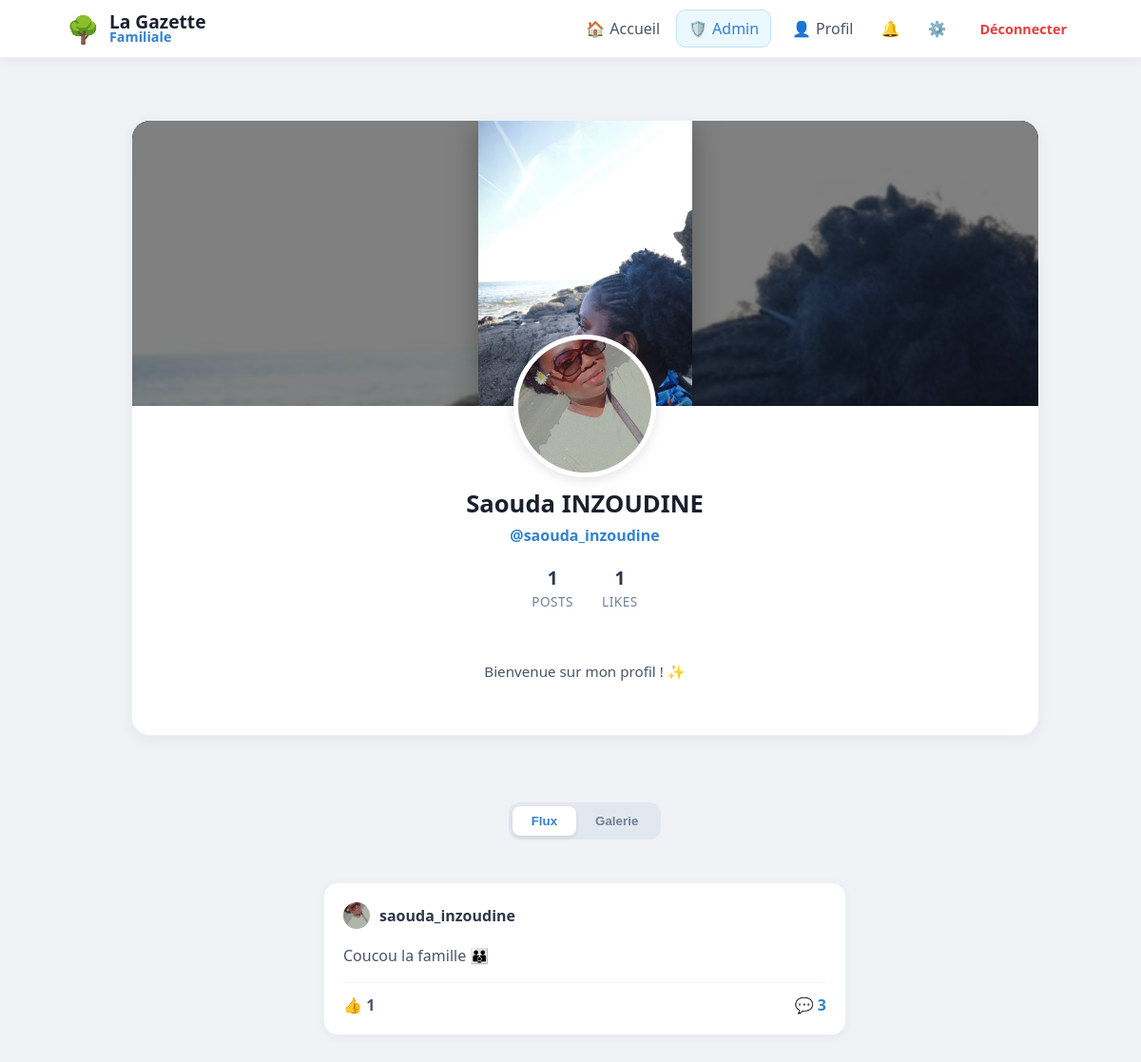
Page /user/saouda_inzoudine (signed in) on the earlier database version.
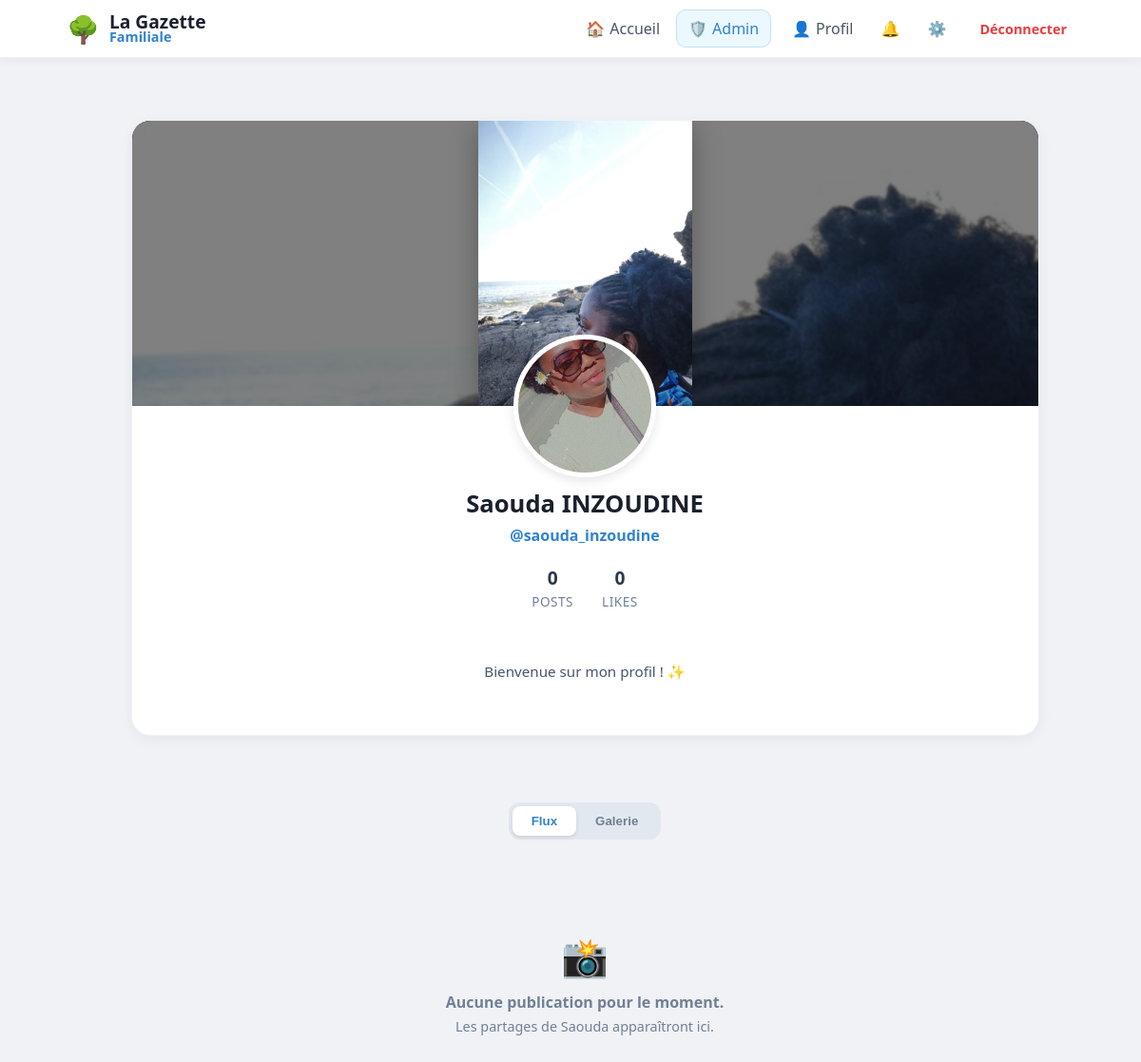
Same page on the later database version.
### tables this page shows
CREATE TABLE users (
                id INTEGER PRIMARY KEY AUTOINCREMENT, 
                email TEXT UNIQUE, 
                firstname TEXT, 
                lastname TEXT, 
                username TEXT UNIQUE, 
                password TEXT, 
                avatar TEXT,
                cover TEXT,
                bio TEXT,
                is_approved INTEGER DEFAULT 0,
                is_admin INTEGER DEFAULT 0
            );

CREATE TABLE posts (
                id INTEGER PRIMARY KEY AUTOINCREMENT, 
                username TEXT, 
                content TEXT, 
                likes INTEGER DEFAULT 0, 
                image TEXT,
                created_at DATETIME DEFAULT CURRENT_TIMESTAMP
            );

### app.py (the view)
@app.route("/user/<username>")
@login_required
def profile(username):
    with get_db() as db:
        user_info = db.execute("SELECT * FROM users WHERE username = ?", (username,)).fetchone()
        if not user_info:
            flash("Utilisateur introuvable", "danger")
            return redirect(url_for('home'))
        posts_query = db.execute("""
            SELECT posts.*, users.avatar AS user_avatar,
                (SELECT COUNT(*) FROM reactions WHERE post_id=posts.id AND type='thumb') as thumbs,
                (SELECT COUNT(*) FROM reactions WHERE post_id=posts.id AND type='heart') as hearts
            FROM posts
            JOIN users ON posts.username = users.username
            WHERE posts.username=?
            ORDER BY posts.id DESC
        """, (username,)).fetchall()
        posts = [dict(row) for row in posts_query]
        for post in posts:
            medias = db.execute("SELECT filename, file_type FROM post_medias WHERE post_id = ?",
                                (post['id'],)).fetchall()
            post['medias'] = [dict(m) for m in medias]
            comments = db.execute("""
                SELECT comments.*, users.avatar AS user_avatar
                FROM comments
                JOIN users ON comments.username = users.username
                WHERE post_id = ?
                ORDER BY created_at ASC
            """, (post['id'],)).fetchall()
            post['comments'] = [dict(c) for c in comments]
        posts_count = len(posts)
        total_reactions = sum((p['thumbs'] or 0) + (p['hearts'] or 0) for p in posts)
    return render_template(
        "profile.html",
        posts=posts,
        user=user_info,
        posts_count=posts_count,
        likes_received=total_reactions
    )

### app.py (called while the page is built)
def get_db():
    db = sqlite3.connect("database.db")
    db.row_factory = sqlite3.Row
    return db

def login_required(f):
    @wraps(f)
    def decorated_function(*args, **kwargs):
        if "user" not in session:
            flash("Veuillez vous connecter pour accéder à cette page.", "info")
            return redirect("/login")
        return f(*args, **kwargs)
    return decorated_function

@app.context_processor
def inject_global_stats():
    stats = {'total_users': 0, 'total_posts': 0}
    if session.get('user'):
        db = get_db()
        u_count = db.execute("SELECT COUNT(*) FROM users WHERE is_approved = 1").fetchone()[0]
        p_count = db.execute("SELECT COUNT(*) FROM posts").fetchone()[0]
        stats = {'total_users': u_count, 'total_posts': p_count}
    return stats

@app.context_processor
def inject_pending_count():
    if session.get('is_admin'):
        db = get_db()
        count = db.execute("SELECT COUNT(*) as total FROM users WHERE is_approved = 0").fetchone()
        return {'pending_count': count['total']}
    return {'pending_count': 0}

@app.context_processor
def inject_notifications_count():
    if session.get('user'):
        db = get_db()
        count = db.execute("SELECT COUNT(*) FROM notifications WHERE username = ? AND is_read = 0",
                           (session['user'],)).fetchone()[0]
        return {'unread_count': count}
    return {'unread_count': 0}

### templates/profile.html (shortened to what this page needs)
{% extends "base.html" %}
{% block content %}
<div class="main-container">
    <div class="profile-header-card">
        <div class="cover-wrapper">
            <div class="cover-main-img"></div>
        </div>
        <div style="text-align: center; padding-bottom: 25px;">
            <div class="avatar-container">
                <img src="{{ url_for('static', filename='avatars/' + (user.avatar if user.avatar else 'default.png')) }}" class="profile-avatar-img">
            </div>
            <h2 style="margin: 0; font-size: 1.6em; color: #1a202c;">{{ user.firstname }} {{ user.lastname }}</h2>
            <p style="margin: 5px 0 15px 0; color: #3182ce; font-weight: 600;">@{{ user.username }}</p>
            <div class="profile-stats">
                <div class="stat-box">
                    <span class="stat-value">{{ posts|length }}</span>
                    <span class="stat-label">Posts</span>
                </div>
                <div class="stat-box">
                    <span class="stat-value">
                        {% set total_likes = namespace(value=0) %}
                        {% for post in posts %}{% set total_likes.value = total_likes.value + (post.thumbs|int) %}{% endfor %}
                        {{ total_likes.value }}
                    </span>
                    <span class="stat-label">Likes</span>
                </div>
            </div>
            <div class="profile-bio">
                {% if user.bio %}
                    {{ user.bio }}
                {% else %}
                    Bienvenue sur mon profil ! ✨
                {% endif %}
            </div>
        </div>
    </div>
    <div class="nav-container">
        <div class="modern-nav">
            <button onclick="switchView('feed')" id="btn-feed" class="nav-item-btn active">Flux</button>
            <button onclick="switchView('grid')" id="btn-grid" class="nav-item-btn">Galerie</button>
        </div>
    </div>
    <div style="grid-column: 1 / -1;">
        <div id="view-feed">
            <div style="display: flex; flex-direction: column; align-items: center;">
                {% if posts %}
                    {% for post in posts %}
                    <div class="post-card">
                        <div style="display: flex; align-items: center; gap: 10px; margin-bottom: 12px;">
                            <img src="{{ url_for('static', filename='avatars/' + (post.user_avatar if post.user_avatar else 'default.png')) }}" class="comment-avatar">
                            <strong style="color: #2d3748;">{{ post.username }}</strong>
                        </div>
                        <p style="color: #4a5568; line-height: 1.5;">{{ post.content }}</p>
                        <div style="display: flex; justify-content: space-between; margin-top: 15px; border-top: 1px solid #f1f5f9; padding-top: 12px;">
                            <span style="font-weight: 700; color: #4a5568;">👍 {{ post.thumbs or 0 }}</span>
                            <span style="color: #3182ce; cursor: pointer; font-weight: 700;" onclick="toggleComments('{{ post.id }}')">
                                💬 {{ post.comments|length }}
                            </span>
                        </div>
                    </div>
                    {% endfor %}
                {% else %}
                    <div style="text-align: center; padding: 50px 20px; color: #718096;">
                        <span style="font-size: 40px; display: block; margin-bottom: 10px;">📸</span>
                        <p style="font-weight: 600; margin: 0;">Aucune publication pour le moment.</p>
                        <p style="font-size: 0.9em; margin-top: 5px;">Les partages de {{ user.firstname }} apparaîtront ici.</p>
                    </div>
                {% endif %}
            </div>
        </div>
    </div>
</div>
{% endblock %}

### templates/base.html (shortened to what this page needs)
<!DOCTYPE html>
<html lang="fr">
<head>
    <link rel="stylesheet" href="{{ url_for('static', filename='style.css') }}">
</head>
<body>
<nav class="navbar">
    <div class="nav-content">
        <div class="nav-left">
            <a href="/" style="text-decoration: none; display: flex; align-items: center; gap: 10px;">
                <span style="font-size: 28px;">🌳</span>
                <div class="nav-text-container" style="display: flex; flex-direction: column;">
                    <span style="font-size: 1.2em; font-weight: 800; color: #1a202c; line-height: 1;">La Gazette</span>
                    <span style="font-size: 0.9em; font-weight: 600; color: var(--primary); line-height: 1;">Familiale</span>
                </div>
            </a>
        </div>
        <div class="nav-right" style="display: flex; align-items: center; gap: 5px;">
            <a href="/" class="nav-item">🏠 <span class="nav-text" style="margin-left:5px;">Accueil</span></a>
            {% if session.get("user") %}
            {% if session.get('is_admin') %}
            <a href="/admin/users" class="nav-item"
               style="background: #ebf8ff; color: var(--primary); border: 1px solid #bee3f8; margin-right: 5px;">
                🛡️ <span class="nav-text" style="margin-left:5px;">Admin</span>
            </a>
            {% endif %}
            <a href="{{ url_for('profile', username=session['user']) }}" class="nav-item">👤 <span class="nav-text"
                                                                                                  style="margin-left:5px;">Profil</span></a>
            <a href="/notifications" class="nav-item" style="position: relative;">
                🔔
            </a>
            <a href="/settings" class="nav-item">⚙️</a>
            <a href="/logout"
               style="color: var(--danger); text-decoration: none; font-weight: 700; font-size: 0.9em; margin-left:10px; padding: 8px;">Déconnecter</a>
            {% else %}
            <a href="/login" class="nav-item">Connexion</a>
            <a href="/register"
               style="background: var(--primary); color: white; padding: 8px 16px; border-radius: 10px; text-decoration: none; font-weight: 700; margin-left: 10px;">Rejoindre</a>
            {% endif %}
        </div>
    </div>
</nav>
<div class="main-container">
    {% block content %}{% endblock %}
</div>
</body>
</html>

### static/style.css (style rules this page uses)
body { font-family: 'Segoe UI', system-ui, -apple-system, sans-serif; background: #f0f2f5; margin: 0; color: #1a202c; }
nav { background: white; border-bottom: 1px solid #edf2f7; position: sticky; top: 0; z-index: 1000; }
.nav-item { display: flex; align-items: center; padding: 8px 12px; border-radius: 10px; text-decoration: none; transition: 0.2s; color: #4a5568; }

### templates/base.html (style rules this page uses)
:root { --bg-color: #f0f2f5; --primary: #3182ce; --text-main: #1a202c; --text-light: #718096; --danger: #e53e3e; --success: #38a169; --info: #3182ce; }
body { background-color: var(--bg-color); margin: 0; font-family: 'Segoe UI', system-ui, -apple-system, sans-serif; }
.navbar { background: white; box-shadow: 0 2px 10px rgba(0,0,0,0.05); padding: 10px 0; position: sticky; top: 0; z-index: 1000; border-bottom: 1px solid #edf2f7; }
.nav-content { max-width: 1100px; margin: 0 auto; padding: 0 20px; display: flex; justify-content: space-between; align-items: center; }
.nav-item { display: flex; align-items: center; padding: 8px 12px; border-radius: 10px; text-decoration: none; color: #4a5568; transition: 0.2s; font-weight: 500; }
.main-container { max-width: 1100px; margin: 0 auto; padding: 20px 15px; display: grid; grid-template-columns: 1fr; gap: 25px; align-items: start; box-sizing: border-box; }
@media (min-width: 900px) { .main-container { grid-template-columns: 280px 650px; justify-content: center; } }

Differences in the rows shown:
removed posts: avatar (picture), username "saouda_inzoudine", content "Coucou la famille 👪", thumbs "1", comments|length "3"
shown differently, row unchanged: users "Saouda": firstname (not shown) → "Saouda"
Other differences:
{{ posts|length }}: "1" → "0"
{{ total_likes.value }}: "1" → "0"
text now shown: "📸 Aucune publication pour le moment. Les partages de apparaîtront ici."
